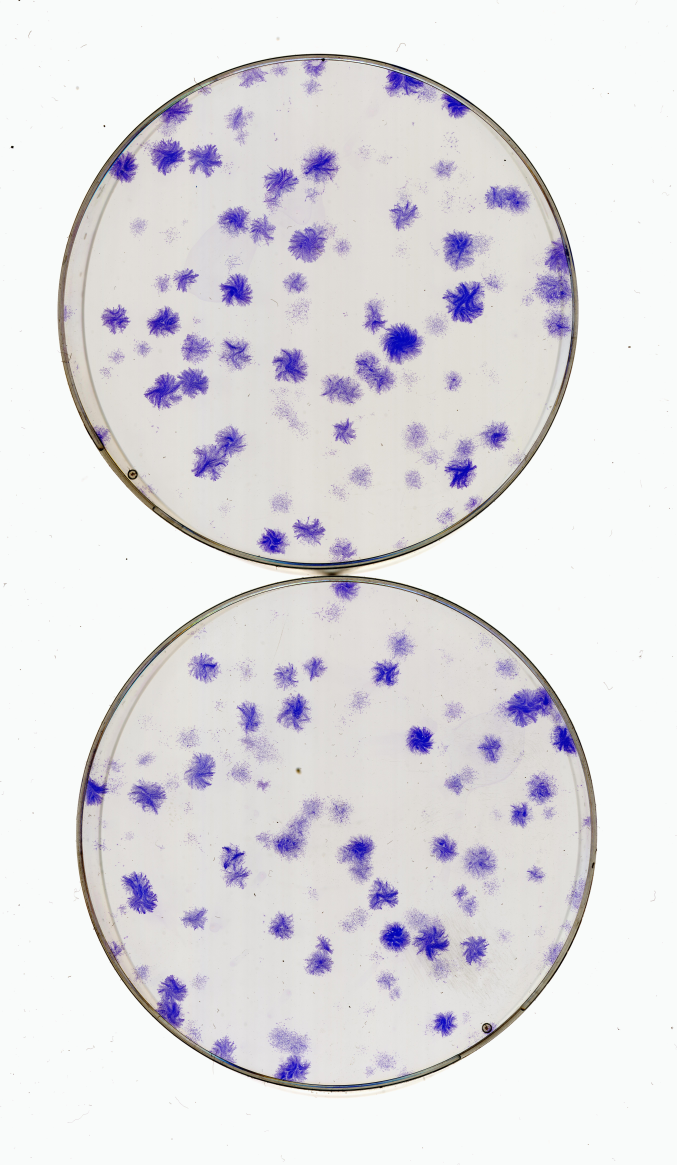
#> input picture sample_images/3.jpg, 5416 x 9314 px, found by its file name (shown at 1/8 size)
$ python search.py   (older library calls are emulated)
#> lines starting #> are read from the running program, lines starting #| are printed output that depends on the picture; after the words box and inside, x2 and y2 are one past the last pixel; in counts of white or black regions, pixels touching at a corner belong together
### image_preparation/image_funcs.py
import numpy as np
from skimage.measure import label

from skimage.filter import gaussian_filter, canny
from scipy.ndimage.morphology import binary_dilation, binary_erosion
from skimage.morphology import remove_small_objects

from scipy.ndimage import distance_transform_edt
from skimage.feature import peak_local_max
from skimage.morphology import watershed

def fill_holes(binary):
    '''Fill holes in binary image'''

    labels = label(binary)

    labelcount = np.bincount(labels.ravel())

    bg = np.argmax(labelcount)

    binary[labels != bg] = True

    return binary


# [16 lines left out: function clear_border, not called in this run]

def double_dilation(binary, selem):
    '''Returns the result of two sequential binary dilations'''

    for i in (1,2):
        binary = binary_dilation(binary, selem, border_value = 1)

    return binary

def double_erosion(binary, selem, border_value = 1):
    '''Returns the result of two sequential binary erosions'''

    for i in (1,2):
        binary = binary_erosion(binary, selem, border_value = 1)

    return binary

# [71 lines left out: functions colorize, get_binary, calc_prot_intensity, get_labels, get_cell_number, not called in this run]

### image_preparation/search.py
import matplotlib.pyplot as plt
import numpy as np
from image_funcs import *
from scipy.misc import imread, imsave

###############################################################################
import scipy.misc
nuclei = imread('3.jpg')
nuclei = scipy.misc.imresize(nuclei, 0.05)
nuclei = np.max(nuclei, 2)
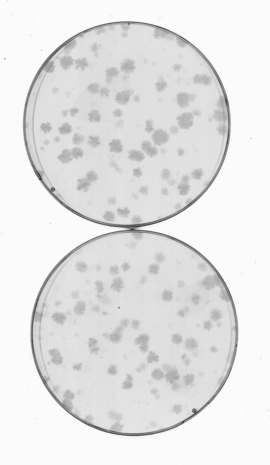
#> nuclei: shape (465, 270); min 40, max 251, mean 229.4
plt.imshow(nuclei)
plt.gray()
imsave('nuclei.jpg', nuclei)
################################################################################

binary = fill_holes(nuclei)
#> in fill_holes, `labels = label(binary)`:
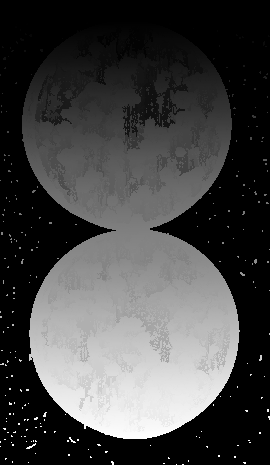
#> labels: shape (465, 270) int64; min 1, max 27550, mean 7412.6; drawn with min black and max white
#> in fill_holes, `bg = np.argmax(labelcount)`: bg = 2
#> in fill_holes, `binary[labels != bg] = True`:
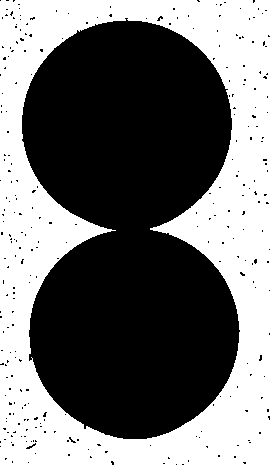
#> binary: shape (465, 270); values 1 (black) and 251 (white), 44.4% white; 1 white region, box (x1, y1, x2, y2) and area: (0, 0, 270, 465) 55704
#imsave('nuclei.jpg', binary)


from skimage.exposure import rescale_intensity
rescaled_nuclei = rescale_intensity(nuclei, in_range=(np.min(nuclei),np.max(nuclei)))

new_range = tuple(np.percentile(nuclei,(2,98)))
#> new_range = (1, 251)
rescaled_nuclei = rescale_intensity(nuclei, in_range=new_range)

from skimage.filter import gaussian_filter
blured = gaussian_filter(nuclei,8)
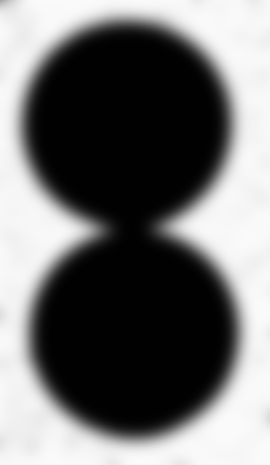
#> blured: shape (465, 270) float64; min 0.00392, max 0.984, mean 0.439
plt.imshow(blured)

highpass = nuclei - 0.8*blured
sharp = highpass + nuclei
sharp = np.floor(sharp).astype(np.uint8)

from skimage.filter import threshold_otsu
thres = threshold_otsu(rescaled_nuclei)
#> thres = 0
binary = rescaled_nuclei > thres


from skimage.filter import canny
edges = canny(sharp, sigma = 1, high_threshold = 35., low_threshold = 14.)
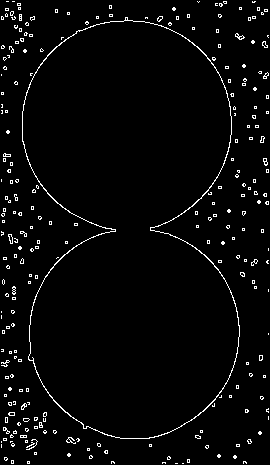
#> edges: shape (465, 270) bool; 3.2% white in thin lines or dots

from scipy.ndimage.morphology import binary_dilation, binary_erosion
diamond = np.array([0,1,0,1,1,1,0,1,0], dtype=bool).reshape((3,3))

edges = double_dilation(edges, diamond)

binary = fill_holes(edges)
#> in fill_holes (call 2), `labels = label(binary)`:
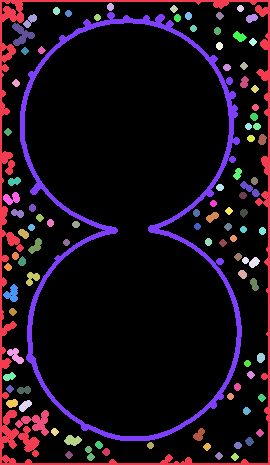
#> labels: shape (465, 270) int32; 100 distinct labels, from 0 to 99; one colour per label, 0 black
#> in fill_holes (call 2), `labelcount = np.bincount(labels.ravel())`: labelcount = 100 values, max 106885 at index 0, min 37 at index 4, mean 1255.5
#> in fill_holes (call 2), `bg = np.argmax(labelcount)`: bg = 0

binary = double_erosion(binary, diamond)
#> the loop in double_erosion, `for i in (1,2):` made 2 passes
#> pass 2, in double_erosion, `binary = binary_erosion(binary, selem, border_value = 1)`:
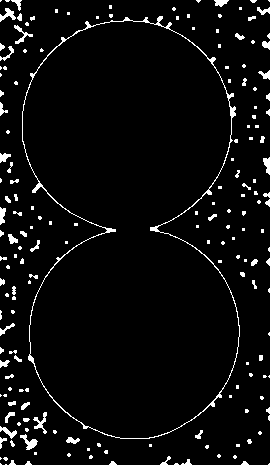
#> binary: shape (465, 270) bool; 4.6% white; 183 white regions (120 under 20 px), largest, box (x1, y1, x2, y2) and area: (22, 16, 240, 439) 1799, (20, 434, 38, 450) 119, (33, 412, 47, 434) 113

#> (the run stopped early here; a loop or call above may not have finished)

$ run again, with sample_images/1.jpg copied over sample_images/3.jpg
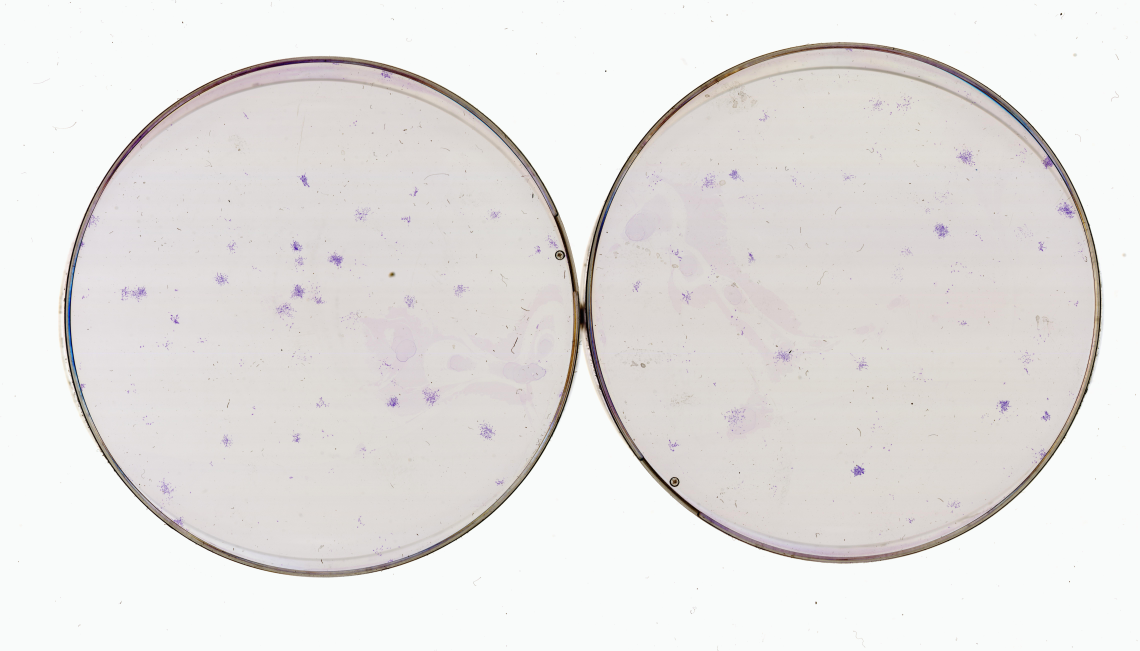
#> input picture sample_images/1.jpg, 9114 x 5203 px, found by its file name (shown at 1/8 size)
#> labelcount = 16562 values, max 48358 at index 1, min 0 at index 0, mean 7.14
#> bg = 1
#> in fill_holes, `binary[labels != bg] = True`:
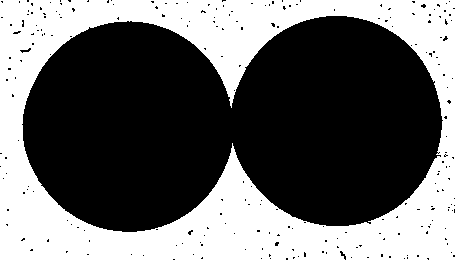
#> binary: shape (260, 455); values 1 (black) and 251 (white), 40.9% white; 1 white region, box (x1, y1, x2, y2) and area: (0, 0, 455, 260) 48358
#> new_range = (1, 251)
#> thres = 0
#> edges: shape (260, 455) bool; 2.9% white in thin lines or dots
#> labels: shape (260, 455) int32; 70 distinct labels, from 0 to 69
#> the loop in double_erosion, `for i in (1,2):` made 2 passes
#> pass 2, in double_erosion, `binary = binary_erosion(binary, selem, border_value = 1)`:
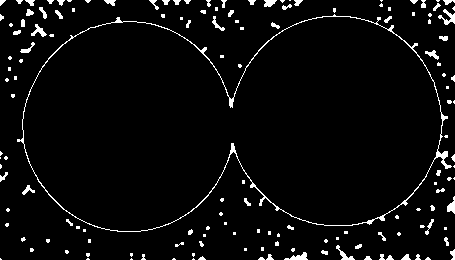
#> binary: shape (260, 455) bool; 4.2% white; 152 white regions (94 under 20 px), largest, box (x1, y1, x2, y2) and area: (17, 14, 452, 232) 1790, (438, 9, 455, 25) 113, (284, 252, 308, 260) 96

$ run again, with sample_images/2.jpg copied over sample_images/3.jpg
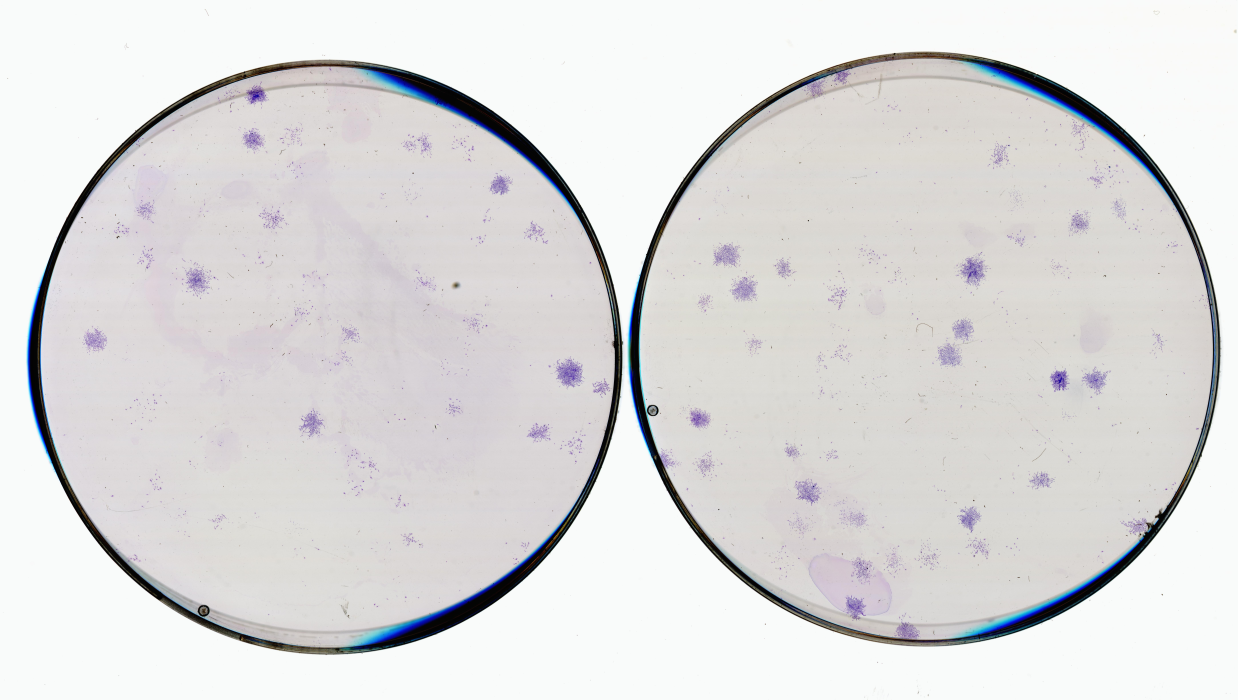
#> input picture sample_images/2.jpg, 8660 x 4899 px, found by its file name (shown at 1/7 size)
#> labelcount = 18775 values, max 34675 at index 1, min 0 at index 0, mean 5.63
#> bg = 1
#> in fill_holes, `binary[labels != bg] = True`:
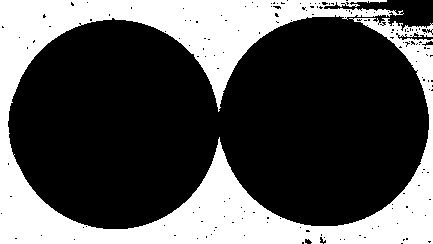
#> binary: shape (244, 433); values 1 (black) and 251 (white), 32.8% white; 1 white region, box (x1, y1, x2, y2) and area: (0, 0, 433, 244) 34675
#> new_range = (1, 251)
#> thres = 0
#> edges: shape (244, 433) bool; 2.9% white in thin lines or dots
#> labels: shape (244, 433) int32; 40 distinct labels, from 0 to 39
#> the loop in double_erosion, `for i in (1,2):` made 2 passes
#> pass 2, in double_erosion, `binary = binary_erosion(binary, selem, border_value = 1)`:
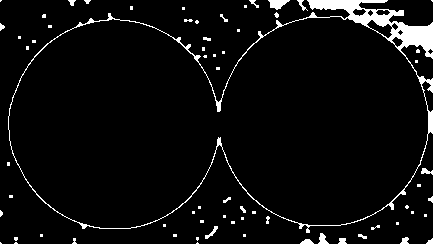
#> binary: shape (244, 433) bool; 4.9% white; 68 white regions (46 under 20 px), largest, box (x1, y1, x2, y2) and area: (8, 0, 433, 233) 3903, (268, 0, 290, 10) 134, (318, 233, 329, 244) 70

$ run again, with sample_images/4.jpg copied over sample_images/3.jpg
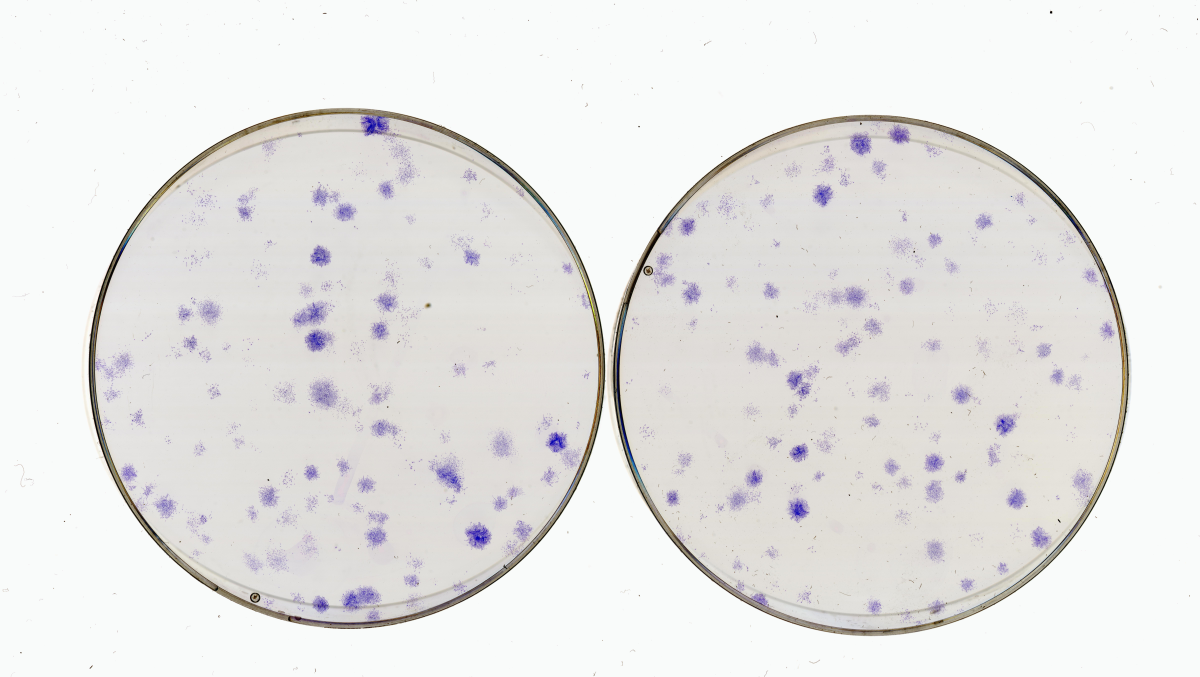
#> input picture sample_images/4.jpg, 9594 x 5416 px, found by its file name (shown at 1/8 size)
#> bg = 1
#> rescaled_nuclei: shape (270, 479); 45.8% white; 1 white region, box (x1, y1, x2, y2) and area: (0, 0, 479, 270) 59255
#> new_range = (1, 251)
#> thres = 0
#> edges: shape (270, 479) bool; 3.1% white in thin lines or dots
#> labels: shape (270, 479) int32; 87 distinct labels, from 0 to 86
#> the loop in double_erosion, `for i in (1,2):` made 2 passes
#> pass 2, in double_erosion, `binary = binary_erosion(binary, selem, border_value = 1)`:
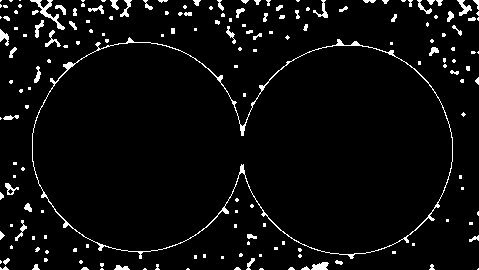
#> binary: shape (270, 479) bool; 4.6% white; 176 white regions (113 under 20 px), largest, box (x1, y1, x2, y2) and area: (32, 37, 453, 259) 1883, (30, 0, 65, 30) 219, (311, 262, 329, 270) 104
